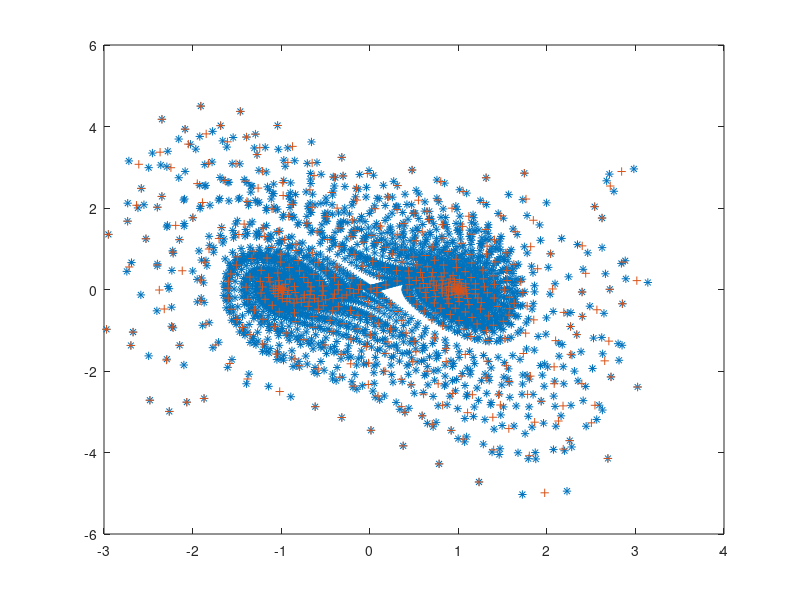

This chart was generated by the following MATLAB code: (Note: this script raises an error after producing the figure.)
% Extended Dynamic Mode Decomposition and/or Naturally Structured DMD 
% main script for van der pol oscillator
clear all; close all;
clc
%% Load dataset
tic
z0 = 6*rand(2,100)-3; % Intial conditions in (-3 3)

N = size(z0,2); % number of initial conditions
data = [];
X = [];
Y = [];

% Vanderpol oscillator(continuous time)
f = @(t,z) [z(2);...
            z(1)-z(1)^3-z(2)];

dT = 0.1; % time interval
T = 25; % Simulation time

for i = 1:N
    [t, z] = ode45(f,[0:dT:T],z0(:,i));
    X = [X z(1:end-1,:)'];
    Y = [Y z(2:end,:)'];
    data = [data z'];
end

%% choice of dictionary
% Psi = @Usd_func;
% % Hermite Polynomials ---Problems defined on R^N
% Psi = @HermitePoly;

% Radial Basis Functions ---Problems defined on irregular domains
Psi = @RBF;
sigma = 0.05; % Specify here for all Gaussian dictionary functions
Nk = 500; % Specify here as number of dictionary functions
[~, centers] = kmeans(data',Nk); % k-means clustering
centers = centers'; % centers size of 2 x Nk

% Discontinuous Spectral Elements ---Large problems where a block-diagonal G is benecial/computationally important
% Psi = @DSE;

% Plot the trajectory of time domain simulation and centers of dictionary functions
figure(1)
plot(data(1,:),data(2,:),'*')
hold on
plot(centers(1,:),centers(2,:),'+')

%% Compute the G and A matrix
G = 0;
A = 0;
M = size(X,2); % length of time-series
for i = 1:M
    PsiX = Psi(X(:,i),centers,sigma);
    PsiY = Psi(Y(:,i),centers,sigma);
    G = G + PsiX'*PsiX;
    A = A + PsiX'*PsiY;
end
G = G/M;
A = A/M;

% EDMD
Kdmd = pinv(G)*A;

%% Plotting eigenfunctions 
n = 4; % compute eigenfunctions corresponding to first n dominant eigenvalues
% Construct X-Y boxes
Nx = 100;
Ny = 100;
x_limit = [-3 3];% range of x
y_limit = [-3 3];% range of y
xmax=x_limit(2);xmin=x_limit(1);
ymax=y_limit(2);ymin=y_limit(1);
dx=(xmax-xmin)/(Nx);
dy=(ymax-ymin)/(Ny);
xvec = xmin+dx/2:dx:xmax-dx/2;
yvec = ymin+dy/2:dy:ymax-dy/2;
[xx,yy] = meshgrid(xvec,yvec);
x = reshape(xx,1,[]);
y = reshape(yy,1,[]);
XY =  [x;y];

[V, D, W] = eig(Kdmd); % D are eigenvalues of Koopman Operator or ln(D)/dT
% W generates Koopman modes
% V generates Koopman eigenfunctions

% Plot eigenvalues in complex plane
figure 
th=0:0.1:2*pi;
plot(cos(th),sin(th),'k-')
hold on;
plot(diag(D),'*')
grid on
% Sort the eigenvalues in descending order
[D_sorted, idx] = sort(real(diag(D)),'descend');
eigfunc1_Kpm = zeros(size(XY,2),n);
% Compute the eigenfunction by \Psi(x)*v_j, v_j is the jthe eigenvector
for j = 1:n
    eigValue = D(idx(j),idx(j));
    for i = 1:size(XY,2)
        eigfunc1_Kpm(i,j) = Psi(XY(:,i),centers,sigma)*V(:,idx(j));% eigenfunction values for jth dominant eigenvalues
        
    end
    figure
    pcolor(xx,yy,reshape(real(eigfunc1_Kpm(:,j))/max(real(eigfunc1_Kpm(:,j))),Nx,Ny))
    colorbar
    colormap jet
    title(['\mu=Real(' num2str(eigValue) ') Koopman EDMD'])
end

eigfunc1_PF = zeros(size(XY,2),n);
for j = 1:n
    eigValue = D(idx(j),idx(j));
    for i = 1:size(XY,2)
        eigfunc1_PF(i,j) = Psi(XY(:,i),centers,sigma)*W(:,idx(j));% eigenfunction values for jth dominant eigenvalues
    end
    figure
    pcolor(xx,yy,reshape(real(eigfunc1_PF(:,j))/max(real(eigfunc1_PF(:,j))),Nx,Ny))
    colorbar
    colormap jet
    title(['\mu=Real(' num2str(eigValue) ') P-F EDMD'])
end
toc